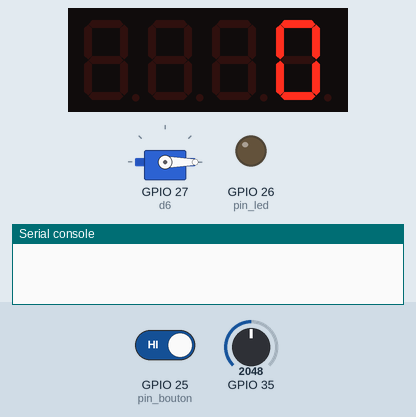
Recording of a program running on a simulated ESP32 board running MicroPython. Parts: 4-digit seven-segment display, servo, output pins drawn as LEDs (lit = HIGH), the last lines printed to the serial console. The test bench sets the inputs (shaded band); at power-on: GPIO 25 (pin_bouton) HIGH, GPIO 35 = 2048 (analog values on the 0–4095 scale). Servo angles are drawn from the pulse width (0.5 ms = 0°, 2.5 ms = 180°); library files of the repository ran but are not shown: tm1637.py; pins used as bus, display or sensor lines are not drawn.

Above: at 1.2 s.
1.3 s: GPIO 25 (pin_bouton) driven LOW
At 1.9 s:
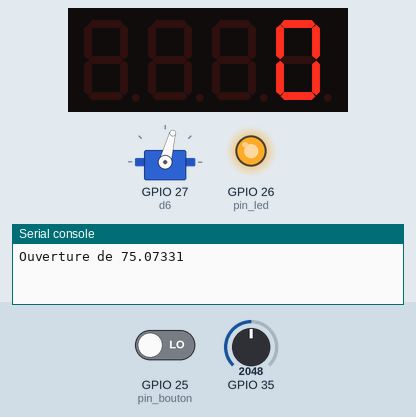
4.3 s: GPIO 35 set to 2866
At 5.0 s:
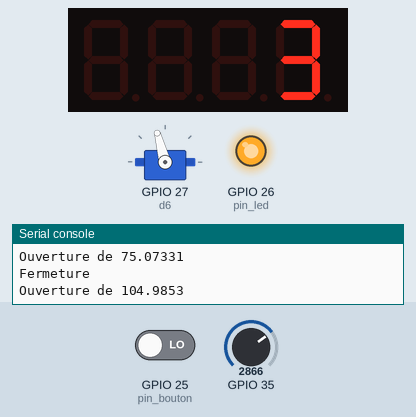
7.3 s: GPIO 35 set to 3603
At 8.1 s:
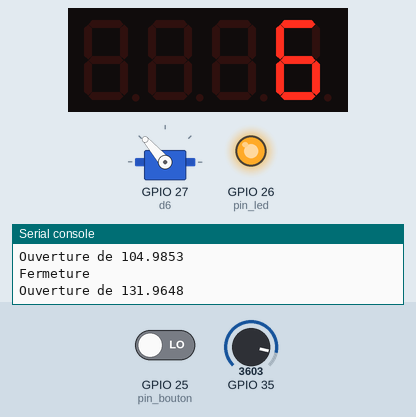
10.3 s: GPIO 35 set to 4095
At 11.1 s:
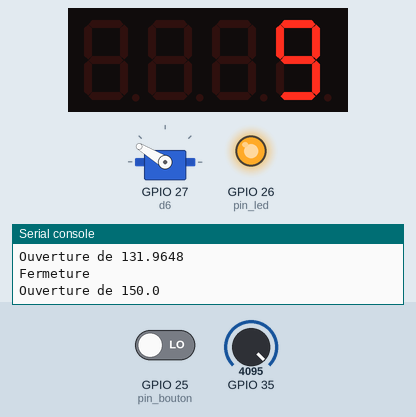
13.3 s: GPIO 35 set to 1228
16.3 s: GPIO 35 set to 491
Timing chart, 0 to 20.3 s (numbered marks = the images above; inputs shaded):
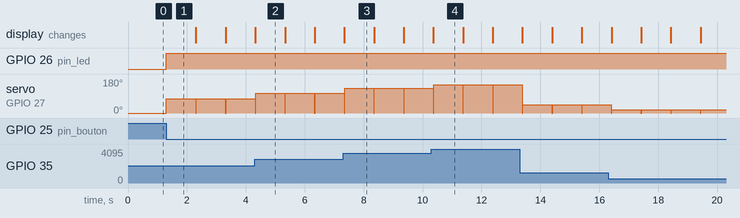

The program:

main.py
```python
from machine import *
import time
import tm1637 # Pilotes de l'afficheur 7-segments


def setServoAngle(pin, angle):
  if (angle >= 0 and angle <= 180):
    pin.duty(int(0.025*1023 + (angle*0.1*1023)/180))
  else:
    raise ValueError("Servomotor angle have to be set between 0 and 180")


def pinADC(pinNumber, db=ADC.ATTN_11DB, bit=ADC.WIDTH_10BIT):
  pin = ADC(Pin(pinNumber))
  pin.atten(db)
  pin.width(bit)
  return pin


def map(x, x1, x2, y1, y2):
  return x * (y2 - y1) / (x2 - x1) + y1


# ---- PP / Init ----

# ---- configurer la carte ----
# Servo on p27
d6 = PWM(Pin(27), freq=50, duty=0)

# Button on p25
pin_bouton = Pin(25, mode=Pin.IN)

# LED on 26
pin_led = Pin(26, mode=Pin.OUT)

# Potentiometer on p35
a2 = pinADC(35)

# Initialisation de l'afficheur 7-segments
#tm = tm1637.TM1637(clk=Pin('A0'), dio=Pin('A1'))
tm = tm1637.TM1637(clk=Pin(2), dio=Pin(4))

# ---- Initialiser le système ----
# Initialiser le servomoteur à 0°
setServoAngle(d6, 0)


# Initialiser le compteur de distribution
compteur = 0
tm.number(compteur)

# ---- Répéter indéfiniment ----
while True:
    vPot = a2.read()

    # Si le bouton est appuyé alors
    if pin_bouton.value() == 0:
        pin_led.on()            # Allumer la LED
        angle = map(vPot, 0, 1023, 0, 150)
        setServoAngle(d6, angle)  # Placer le servomoteur à 150°
        print(f"Ouverture de {angle}")
        time.sleep(1)           # Attendre 1 seconde

        pin_led.off()           # Éteindre la LED
        setServoAngle(d6, 0)    # Placer le servomoteur à 0°
        print("Fermeture")

        # Compter le nombre de distributions
        compteur += 1
        tm.number(compteur)
```

Measured:
- after the input at 1.3 s, GPIO 26 (pin_led): LOW → HIGH at once; servo on GPIO 27 (d6): 0° → 75° at once
- what the display in image 2 shows lasts 1.0 s, from 4.3 s to 5.3 s
